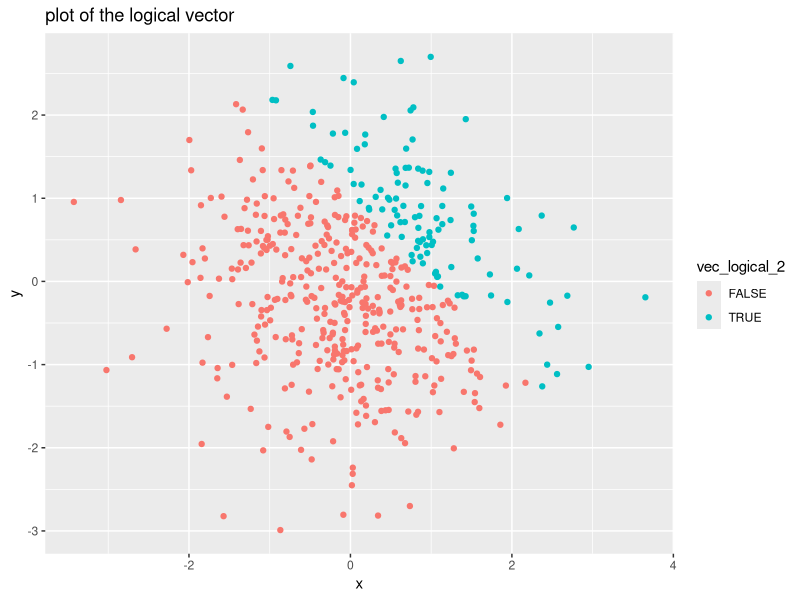
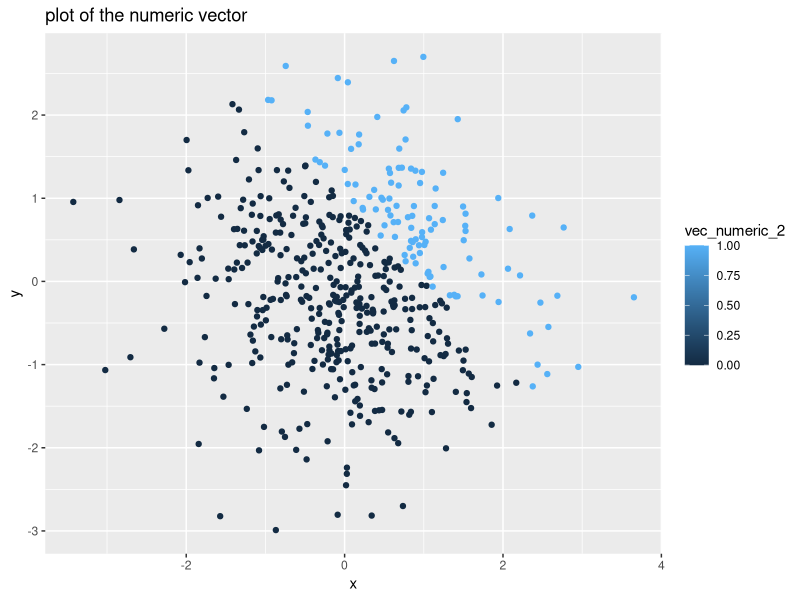
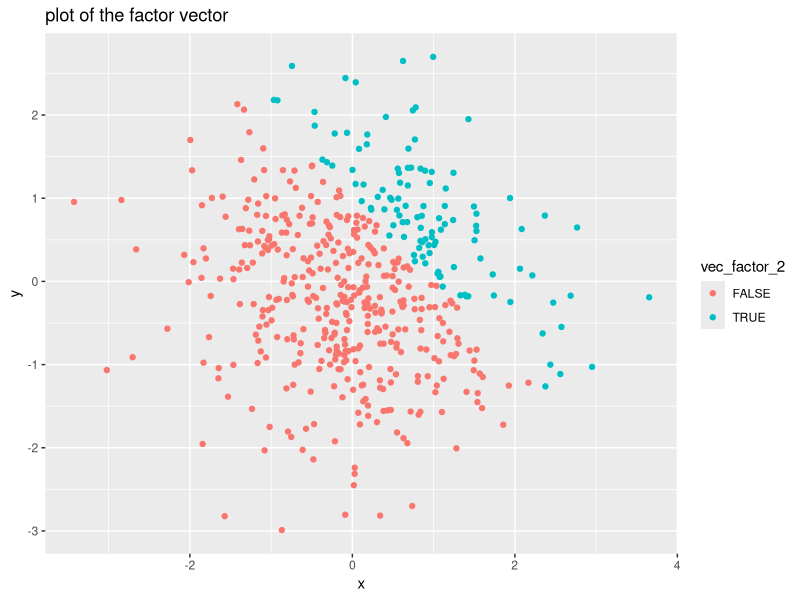
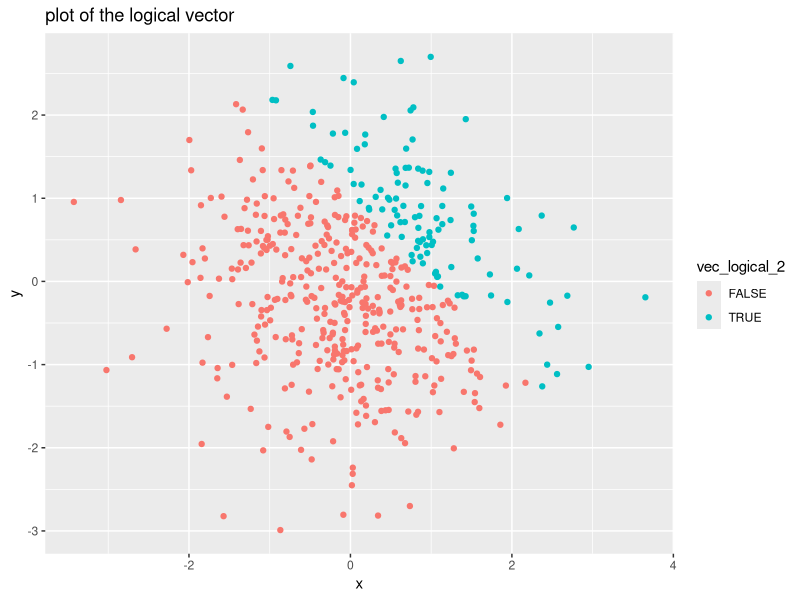

Reproduce these figures in R, in order.
## ---- chunk 1
library(tidyverse)

hw1_df = tibble(
  vec_numeric = rnorm(8),
  vec_logical = vec_numeric > 0,
  vec_char=c("a","b","c","d","e","f","g","h"),
  vec_factor=factor(c(0,1,2,0,1,2,0,1), levels=c(0,1,2), labels=c("low", "mediun", "high")))
## ---- chunk 2
as.numeric(pull(hw1_df,vec_logical))
as.numeric(pull(hw1_df,vec_char))
as.numeric(pull(hw1_df,vec_factor))
## ---- chunk 3
as.numeric(pull(hw1_df,vec_logical))*(pull(hw1_df, vec_numeric))
as.factor(pull(hw1_df,vec_logical))*(pull(hw1_df,vec_numeric))
as.numeric(as.factor(pull(hw1_df,vec_logical)))*(pull(hw1_df,vec_numeric))
## ---- chunk 4
hw11_df=tibble(
  x=rnorm(500, mean=0, sd=1),
  y=rnorm(500, mean=0, sd=1),
  vec_logical_2=x+y>1,
  vec_numeric_2=as.numeric(vec_logical_2),
  vec_factor_2=as.factor(vec_logical_2),
)
## ---- chunk 5
plot_logical=ggplot(hw11_df, aes(x=x, y=y, color=vec_logical_2))+ geom_point()
print(plot_logical + ggtitle("plot of the logical vector"))
ggsave("scatter_plot.pdf", height = 4, width = 6)
## ---- chunk 6
plot_numeric=ggplot(hw11_df, aes(x=x, y=y, color=vec_numeric_2))+ geom_point()
print(plot_numeric + ggtitle("plot of the numeric vector"))
## ---- chunk 7
plot_factor=ggplot(hw11_df, aes(x=x, y=y, color=vec_factor_2))+ geom_point()
print(plot_factor + ggtitle("plot of the factor vector"))
